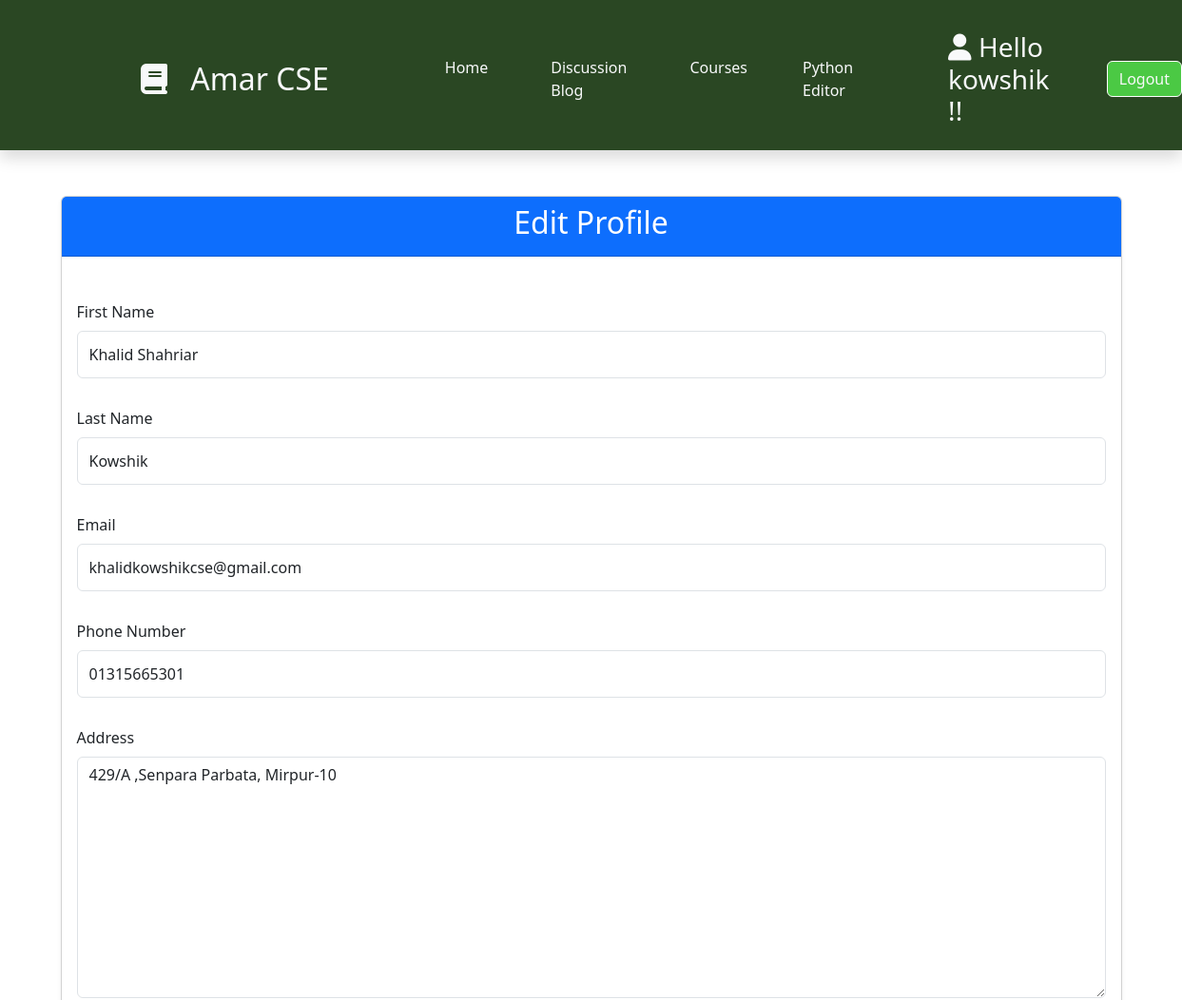
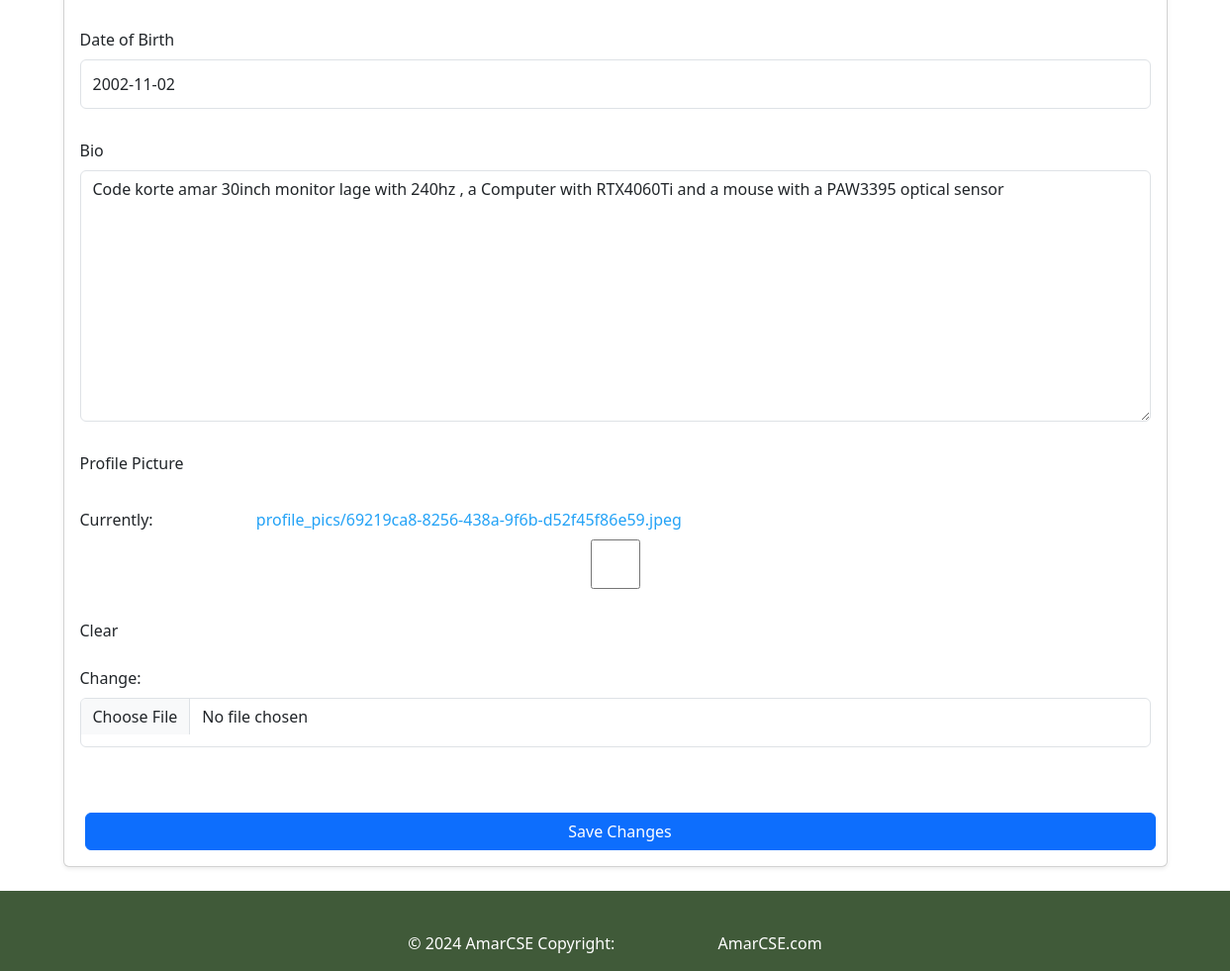
The app's page /blog/edit_profile/ (signed in) with its own data (2 pictures, top to bottom).
### userprofile/models.py (models this page shows, shortened)
class UserProfile(models.Model):
    user = models.OneToOneField(User, on_delete=models.CASCADE)
    first_name = models.CharField(max_length=30,null=True ,blank=True)
    last_name = models.CharField(max_length=30, null=True,blank=True)
    email = models.EmailField(null=True ,blank=True)
    phone_number = models.CharField(max_length=15,null=True ,blank=True)
    address = models.TextField(null=True ,blank=True)
    date_of_birth = models.DateField(null=True, blank=True)
    bio = models.TextField(null=True ,blank=True)
    image = models.ImageField(default='default.jpg', upload_to='profile_pics/',null=True ,blank=True)

### userprofile/views.py (the view)
# urls.py: path('edit_profile/', views.edit_profile, name='edit_profile'),
def edit_profile(request):
    profile = UserProfile.objects.get(user=request.user)
    if request.method == 'POST':
        form = UserProfileForm(request.POST, request.FILES, instance=profile)
        if form.is_valid():
            form.save()
            return redirect('profile')  # Redirect to a profile page (you can create this)
    else:
        form = UserProfileForm(instance=profile)
    return render(request, 'userprofile/edit_profile.html', {'form': form})

### userprofile/forms.py
class UserProfileForm(forms.ModelForm):
    class Meta:
        model = UserProfile
        fields = ['first_name', 'last_name', 'email', 'phone_number', 'address', 'date_of_birth', 'bio', 'image']
        widgets = {
            'first_name': forms.TextInput(attrs={'class': 'form-control'}),
            'last_name': forms.TextInput(attrs={'class': 'form-control'}),
            'email': forms.EmailInput(attrs={'class': 'form-control'}),
            'phone_number': forms.TextInput(attrs={'class': 'form-control'}),
            'address': forms.Textarea(attrs={'class': 'form-control'}),
            'date_of_birth': forms.DateInput(attrs={'class': 'form-control'}),
            'bio': forms.Textarea(attrs={'class': 'form-control'}),
            'image': forms.ClearableFileInput(attrs={'class': 'form-control'}),
        }

### template/userprofile/edit_profile.html (shortened to what this page needs)
{% extends 'base.html' %}
{% block content %}
<div class="container mt-5">
    <div class="card shadow-sm">
        <div class="card-header bg-primary text-white text-center">
            <h2>Edit Profile</h2>
        </div>
        <div class="card-body">
            <form method="POST" enctype="multipart/form-data">
                <div class="mb-3">
                    <label for="first_name" class="form-label">First Name</label>
                    {{ form.first_name }}
                </div>
                <div class="mb-3">
                    <label for="last_name" class="form-label">Last Name</label>
                    {{ form.last_name }}
                </div>
                <div class="mb-3">
                    <label for="email" class="form-label">Email</label>
                    {{ form.email }}
                </div>
                <div class="mb-3">
                    <label for="phone_number" class="form-label">Phone Number</label>
                    {{ form.phone_number }}
                </div>
                <div class="mb-3">
                    <label for="address" class="form-label">Address</label>
                    {{ form.address }}
                </div>
                <div class="mb-3">
                    <label for="date_of_birth" class="form-label">Date of Birth</label>
                    {{ form.date_of_birth }}
                </div>
                <div class="mb-3">
                    <label for="bio" class="form-label">Bio</label>
                    {{ form.bio }}
                </div>
                <div class="mb-3">
                    <label for="image" class="form-label">Profile Picture</label>
                    {{ form.image }}
                </div>
                <div class="text-center">
                    <button type="submit" class="btn btn-primary">Save Changes</button>
                </div>
            </form>
        </div>
    </div>
</div>
{% endblock %}

### template/components/header.html (shortened to what this page needs)
<section>
    <div>
        <nav class="navbar navbar-expand-lg shadow sticky-top pb-4" style="background-color: #2a4723;">
            <a href="{% url 'index' %}" class="navbar-brand d-flex align-items-center px-4 px-lg-5">
                <h2 class="m-0 text-light"><i class="fa fa-book me-3"></i> Amar CSE</h2>
            </a>
            <div class="collapse navbar-collapse justify-content-between" id="navbarCollapse">
                <div class="navbar-nav ms-auto p-4 p-lg-0">
                    <a href="{% url 'index' %}" class="nav-item1 nav-link text-light active">Home</a>
                    <a href="{% url 'blog' %}" class="nav-item1 nav-link text-light">Discussion Blog</a>
                    <a href="{% url 'academic_course' %}" class="nav-item1 nav-link text-light">Courses</a>
                </div>
                {% if user.is_authenticated %}
                    <div class="d-flex align-items-center">
                        <a href="{% url 'code_editor' %}" class="nav-item1 nav-link text-light">Python Editor</a>
                        <a href="{% url 'profile' %}">
                            <h3 class="m-0 text-light"><i class="fa-solid fa-user"></i> Hello {{ user }} !! </h3>
                        </a>
                        <a href="{% url 'logout' %}" class="btn nav-item1 text-light" style="background-color: #4bc944; border-color: #ffffff;">Logout</a>
                    </div>
                {% endif %}
            </div>
        </nav>
    </div>
</section>

### static/css/style.css (style rules this page uses)
*:before, *:after { padding: 0; margin: 0; box-sizing: border-box; }
label { display: block; margin-top: 30px; font-size: 16px; font-weight: 500; }
input { display: block; height: 50px; width: 100%; background-color: rgba(255,255,255,0.07); border-radius: 3px; padding: 0 10px; margin-top: 8px; font-size: 14px; font-weight: 300; }
::placeholder { color: #e5e5e5; }
button { margin-top: 50px; width: 100%; text-align: center; background-color: #ffffff; color: #080710; padding: 15px 0; font-size: 18px; font-weight: 600; border-radius: 5px; cursor: pointer; margin-left: 5px; }
a { color: #23a2f6; text-decoration: none; display: inline-block; margin-left: 100px; margin-top: 25px; }
.nav-item1 { margin-left: 50px; }

### static/css/learningcontent.css (style rules this page uses)
* { margin: 0; padding: 0; }

### static/css/exercise.css (style rules this page uses)
.container { background-color: white ; }

### static/css/user.css (style rules this page uses)
* { margin: 0px; padding: 0px; }

### records on screen
UserProfile: first_name "Khalid Shahriar", last_name "Kowshik", email "khalidkowshikcse@gmail.com", phone_number "01315665301", address "429/A ,Senpara Parbata, Mirpur-10", date_of_birth "2002-11-02", bio "Code korte amar 30inch monitor lage with 240hz , a Computer with RTX4060Ti and a mouse with a PAW3395 optical sensor"

### other values on screen
{{ user }} "kowshik"
